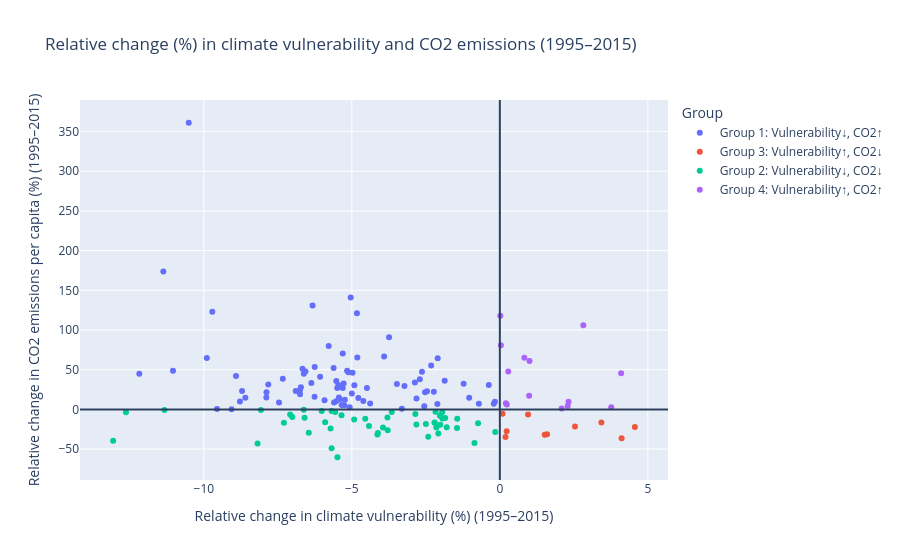

Notebook code for this chart:
### Markdown cell above
## Daten laden
Als erstes Schritt reproduzieren wir die Ergebnisse des Papers Grecequet et al. (2019), Select but diverse countries are reducing both climate vulnerability and CO₂ emissions

### Code cell
vuln = pd.read_csv("data/vulnerability.csv")
edgar = pd.read_csv("data/EDGAR_GHG_per_capita.csv").rename(columns={"EDGAR Country Code": "ISO3", "Country": "Name"})
START, END = 1995, 2015

def relative_change(df, start, end):
    out = df[["ISO3", "Name", str(start), str(end)]].copy()
    out["rel_change"] = (out[str(end)] - out[str(start)]) / out[str(start)] * 100
    return out[["ISO3", "Name", "rel_change"]]

# Relative Änderungen
v_rel = relative_change(vuln, START, END).rename(
    columns={"rel_change": "vuln_rel_pct"}
)
e_rel = relative_change(edgar, START, END).rename(
    columns={"rel_change": "emi_rel_pct"}
)

# Merge
df = v_rel.merge(e_rel, on=["ISO3", "Name"], how="inner").dropna()

# Gruppen wie im Paper (Quadranten)
def assign_group(vuln_x, emi_y):
    if vuln_x < 0 and emi_y > 0:
        return "Group 1: Vulnerability↓, CO2↑"
    if vuln_x < 0 and emi_y < 0:
        return "Group 2: Vulnerability↓, CO2↓"
    if vuln_x > 0 and emi_y < 0:
        return "Group 3: Vulnerability↑, CO2↓"
    if vuln_x > 0 and emi_y > 0:
        return "Group 4: Vulnerability↑, CO2↑"
    return "On axis (0-change)"

df["group"] = [assign_group(x, y) for x, y in zip(df["vuln_rel_pct"], df["emi_rel_pct"])]

# Interaktiver Plot
fig = px.scatter(
    df,
    x="vuln_rel_pct",
    y="emi_rel_pct",
    color="group",
    hover_name="Name",
    hover_data={
        "ISO3": True,
        "group": True,
        "emi_rel_pct": ":.2f",
        "vuln_rel_pct": ":.2f",
    },
    labels={
        "vuln_rel_pct": "Relative change in climate vulnerability (%) (1995–2015)",
        "emi_rel_pct": "Relative change in CO2 emissions per capita (%) (1995–2015)",
        "group": "Group"
    },
    title="Relative change (%) in climate vulnerability and CO2 emissions (1995–2015)"
)

# Null-Linien wie im Paper
fig.add_vline(x=0)
fig.add_hline(y=0)

# Optional: Achsenbereich etwas “paper-like” automatisch lassen (oder manuell setzen)
fig.show()

### Figure 1 — Plotly figure (JSON) as saved in the notebook; plotly's stock layout.template omitted (floating-point values rounded to 4 significant figures; data arrays with more than 128 entries replaced by an {"elided": "..."} marker saying what was removed)
{"data": [{"customdata": {"elided": "81x2 str values"}, "hovertemplate": "<b>%{hovertext}</b><br><br>Group=%{customdata[1]}<br>Relative change in climate vulnerability (%) (1995–2015)=%{x:.2f}<br>Relative change in CO2 emissions per capita (%) (1995–2015)=%{y:.2f}<br>ISO3=%{customdata[0]}<extra></extra>", "hovertext": ["Afghanistan", "Albania", "Algeria", "Argentina", "Armenia", "Azerbaijan", "Bangladesh", "Belarus", "Belize", "Bhutan", "Bosnia and Herzegovina", "Brazil", "Burkina Faso", "Cambodia", "Chile", "China", "Comoros", "Croatia", "Cuba", "Dominica", "Dominican Republic", "Ecuador", "Egypt", "El Salvador", "Equatorial Guinea", "Estonia", "Ethiopia", "Georgia", "Ghana", "Grenada", "Guatemala", "Guinea", "Guinea-Bissau", "Guyana", "Haiti", "Honduras", "Iceland", "India", "Indonesia", "Iraq", "Kazakhstan", "Kenya", "Kiribati", "Kyrgyzstan", "Latvia", "Lesotho", "Lithuania", "Malawi", "Malaysia", "Maldives", "Mali", "Mexico", "Mongolia", "Morocco", "Mozambique", "Namibia", "Nepal", "Nicaragua", "Niger", "Oman", "Pakistan", "Panama", "Paraguay", "Peru", "Philippines", "Saint Lucia", "Saint Vincent and the Grenadines", "Saudi Arabia", "Senegal", "Seychelles", "Sierra Leone", "South Africa", "Suriname", "Thailand", "Togo", "Trinidad and Tobago", "Tunisia", "Turkmenistan", "Uganda", "Uruguay", "Viet Nam"], "legendgroup": "Group 1: Vulnerability↓, CO2↑", "marker": {"color": "#636efa", "symbol": "circle"}, "mode": "markers", "name": "Group 1: Vulnerability↓, CO2↑", "orientation": "v", "showlegend": true, "x": [-4.78, -8.913, -5.6, -0.1654, -9.899, -9.556, -6.567, -4.381, -7.459, -3.478, -10.51, -8.708, -6.895, -5.306, -6.072, -5.039, -5.41, -2.527, -0.2059, -7.888, -1.223, -2.816, -5.277, -5.922, -3.742, -1.036, -6.757, -2.321, -3.91, -5.16, -6.367, -2.1, -3.31, -3.223, -2.459, -2.87, -6.259, -5.615, -4.976, -2.553, -9.064, -4.998, -5.781, -5.117, -5.438, -5.074, -6.72, -7.883, -5.307, -11.37, -2.704, -5.341, -12.18, -11.04, -2.63, -4.611, -8.78, -6.623, -2.111, -5.525, -6.749, -5.492, -8.598, -7.822, -5.235, -6.666, -7.331, -6.254, -2.23, -4.827, -0.7091, -5.256, -4.489, -1.864, -5.456, -6.326, -0.3733, -4.815, -4.914, -5.528, -9.713], "xaxis": "x", "y": [14.25, 42.2, 8.764, 9.627, 64.63, 0.3625, 47.73, 7.521, 8.587, 32.15, 361.1, 23.04, 23.11, 27.04, 41.13, 141.0, 12.73, 21.71, 6.973, 15.11, 32.39, 13.64, 32.76, 11.44, 90.97, 14.7, 24.25, 55.17, 66.55, 48.77, 33.13, 64.59, 0.9445, 29.52, 22.85, 33.99, 16.03, 52.13, 46.24, 4.04, 0.1721, 20.15, 79.92, 46.84, 15.03, 2.765, 27.83, 21.46, 70.38, 173.6, 37.86, 5.684, 45.04, 48.78, 47.48, 10.73, 10.02, 44.89, 6.894, 35.87, 19.2, 26.85, 14.7, 31.38, 12.02, 51.15, 38.51, 53.48, 22.34, 121.2, 7.011, 5.199, 27.09, 36.13, 30.89, 131.0, 30.76, 65.25, 30.33, 10.33, 123.1], "yaxis": "y", "type": "scatter"}, {"customdata": [["AGO", "Group 3: Vulnerability↑, CO2↓"], ["AUS", "Group 3: Vulnerability↑, CO2↓"], ["DJI", "Group 3: Vulnerability↑, CO2↓"], ["ERI", "Group 3: Vulnerability↑, CO2↓"], ["JPN", "Group 3: Vulnerability↑, CO2↓"], ["MDG", "Group 3: Vulnerability↑, CO2↓"], ["NLD", "Group 3: Vulnerability↑, CO2↓"], ["SWE", "Group 3: Vulnerability↑, CO2↓"], ["GBR", "Group 3: Vulnerability↑, CO2↓"], ["ZWE", "Group 3: Vulnerability↑, CO2↓"]], "hovertemplate": "<b>%{hovertext}</b><br><br>Group=%{customdata[1]}<br>Relative change in climate vulnerability (%) (1995–2015)=%{x:.2f}<br>Relative change in CO2 emissions per capita (%) (1995–2015)=%{y:.2f}<br>ISO3=%{customdata[0]}<extra></extra>", "hovertext": ["Angola", "Australia", "Djibouti", "Eritrea", "Japan", "Madagascar", "Netherlands", "Sweden", "United Kingdom", "Zimbabwe"], "legendgroup": "Group 3: Vulnerability↑, CO2↓", "marker": {"color": "#EF553B", "symbol": "circle"}, "mode": "markers", "name": "Group 3: Vulnerability↑, CO2↓", "orientation": "v", "showlegend": true, "x": [2.538, 0.08997, 1.517, 3.431, 0.9535, 0.2321, 4.561, 0.1904, 4.114, 1.595], "xaxis": "x", "y": [-21.67, -5.381, -31.79, -16.54, -6.534, -27.47, -22.21, -34.78, -36.3, -31.35], "yaxis": "y", "type": "scatter"}, {"customdata": [["ATG", "Group 2: Vulnerability↓, CO2↓"], ["AUT", "Group 2: Vulnerability↓, CO2↓"], ["BHS", "Group 2: Vulnerability↓, CO2↓"], ["BHR", "Group 2: Vulnerability↓, CO2↓"], ["BEL", "Group 2: Vulnerability↓, CO2↓"], ["BWA", "Group 2: Vulnerability↓, CO2↓"], ["BGR", "Group 2: Vulnerability↓, CO2↓"], ["CMR", "Group 2: Vulnerability↓, CO2↓"], ["CAN", "Group 2: Vulnerability↓, CO2↓"], ["COL", "Group 2: Vulnerability↓, CO2↓"], ["COG", "Group 2: Vulnerability↓, CO2↓"], ["CRI", "Group 2: Vulnerability↓, CO2↓"], ["CYP", "Group 2: Vulnerability↓, CO2↓"], ["DNK", "Group 2: Vulnerability↓, CO2↓"], ["FJI", "Group 2: Vulnerability↓, CO2↓"], ["FIN", "Group 2: Vulnerability↓, CO2↓"], ["GAB", "Group 2: Vulnerability↓, CO2↓"], ["DEU", "Group 2: Vulnerability↓, CO2↓"], ["GRC", "Group 2: Vulnerability↓, CO2↓"], ["HUN", "Group 2: Vulnerability↓, CO2↓"], ["IRL", "Group 2: Vulnerability↓, CO2↓"], ["JAM", "Group 2: Vulnerability↓, CO2↓"], ["JOR", "Group 2: Vulnerability↓, CO2↓"], ["KWT", "Group 2: Vulnerability↓, CO2↓"], ["LBN", "Group 2: Vulnerability↓, CO2↓"], ["LUX", "Group 2: Vulnerability↓, CO2↓"], ["MLT", "Group 2: Vulnerability↓, CO2↓"], ["MRT", "Group 2: Vulnerability↓, CO2↓"], ["NZL", "Group 2: Vulnerability↓, CO2↓"], ["NGA", "Group 2: Vulnerability↓, CO2↓"], ["NOR", "Group 2: Vulnerability↓, CO2↓"], ["PLW", "Group 2: Vulnerability↓, CO2↓"], ["POL", "Group 2: Vulnerability↓, CO2↓"], ["PRT", "Group 2: Vulnerability↓, CO2↓"], ["QAT", "Group 2: Vulnerability↓, CO2↓"], ["ROU", "Group 2: Vulnerability↓, CO2↓"], ["RWA", "Group 2: Vulnerability↓, CO2↓"], ["SGP", "Group 2: Vulnerability↓, CO2↓"], ["SVK", "Group 2: Vulnerability↓, CO2↓"], ["SVN", "Group 2: Vulnerability↓, CO2↓"], ["SOM", "Group 2: Vulnerability↓, CO2↓"], ["TJK", "Group 2: Vulnerability↓, CO2↓"], ["UKR", "Group 2: Vulnerability↓, CO2↓"], ["ARE", "Group 2: Vulnerability↓, CO2↓"], ["USA", "Group 2: Vulnerability↓, CO2↓"], ["UZB", "Group 2: Vulnerability↓, CO2↓"], ["VUT", "Group 2: Vulnerability↓, CO2↓"], ["YEM", "Group 2: Vulnerability↓, CO2↓"]], "hovertemplate": "<b>%{hovertext}</b><br><br>Group=%{customdata[1]}<br>Relative change in climate vulnerability (%) (1995–2015)=%{x:.2f}<br>Relative change in CO2 emissions per capita (%) (1995–2015)=%{y:.2f}<br>ISO3=%{customdata[0]}<extra></extra>", "hovertext": ["Antigua and Barbuda", "Austria", "Bahamas", "Bahrain", "Belgium", "Botswana", "Bulgaria", "Cameroon", "Canada", "Colombia", "Congo", "Costa Rica", "Cyprus", "Denmark", "Fiji", "Finland", "Gabon", "Germany", "Greece", "Hungary", "Ireland", "Jamaica", "Jordan", "Kuwait", "Lebanon", "Luxembourg", "Malta", "Mauritania", "New Zealand", "Nigeria", "Norway", "Palau", "Poland", "Portugal", "Qatar", "Romania", "Rwanda", "Singapore", "Slovakia", "Slovenia", "Somalia", "Tajikistan", "Ukraine", "United Arab Emirates", "United States", "Uzbekistan", "Vanuatu", "Yemen"], "legendgroup": "Group 2: Vulnerability↓, CO2↓", "marker": {"color": "#00cc96", "symbol": "circle"}, "mode": "markers", "name": "Group 2: Vulnerability↓, CO2↓", "orientation": "v", "showlegend": true, "x": [-2.174, -2.023, -1.795, -2.077, -3.947, -11.33, -6.018, -2.202, -1.948, -5.562, -5.349, -12.63, -1.942, -0.857, -6.597, -1.446, -5.682, -2.819, -0.7352, -4.921, -5.901, -4.118, -5.682, -7.294, -8.072, -3.788, -0.1527, -1.846, -4.547, -8.184, -2.854, -5.487, -2.498, -6.625, -3.652, -5.718, -6.455, -1.439, -4.421, -7.012, -4.135, -7.084, -13.06, -2.419, -2.012, -3.796, -2.203, -2.144], "xaxis": "x", "y": [-2.961, -7.953, -22.39, -30.21, -22.82, -0.7109, -2.138, -16.7, -3.479, -3.265, -7.407, -3.433, -11.33, -42.42, -10.42, -23.4, -48.94, -19.04, -17.58, -12.77, -16.07, -29.7, -2.096, -16.86, -0.8017, -26.2, -28.53, -10.8, -11.63, -43.08, -5.898, -60.27, -18.48, -0.5314, -3.175, -23.99, -29.47, -11.76, -20.83, -9.709, -31.77, -6.48, -39.54, -34.6, -19.43, -10.1, -16.63, -22.73], "yaxis": "y", "type": "scatter"}, {"customdata": [["BRB", "Group 4: Vulnerability↑, CO2↑"], ["BEN", "Group 4: Vulnerability↑, CO2↑"], ["BDI", "Group 4: Vulnerability↑, CO2↑"], ["CAF", "Group 4: Vulnerability↑, CO2↑"], ["TCD", "Group 4: Vulnerability↑, CO2↑"], ["LBR", "Group 4: Vulnerability↑, CO2↑"], ["MUS", "Group 4: Vulnerability↑, CO2↑"], ["PNG", "Group 4: Vulnerability↑, CO2↑"], ["WSM", "Group 4: Vulnerability↑, CO2↑"], ["SLB", "Group 4: Vulnerability↑, CO2↑"], ["LKA", "Group 4: Vulnerability↑, CO2↑"], ["TLS", "Group 4: Vulnerability↑, CO2↑"], ["TON", "Group 4: Vulnerability↑, CO2↑"], ["ZMB", "Group 4: Vulnerability↑, CO2↑"]], "hovertemplate": "<b>%{hovertext}</b><br><br>Group=%{customdata[1]}<br>Relative change in climate vulnerability (%) (1995–2015)=%{x:.2f}<br>Relative change in CO2 emissions per capita (%) (1995–2015)=%{y:.2f}<br>ISO3=%{customdata[0]}<extra></extra>", "hovertext": ["Barbados", "Benin", "Burundi", "Central African Republic", "Chad", "Liberia", "Mauritius", "Papua New Guinea", "Samoa", "Solomon Islands", "Sri Lanka", "Timor-Leste", "Tonga", "Zambia"], "legendgroup": "Group 4: Vulnerability↑, CO2↑", "marker": {"color": "#ab63fa", "symbol": "circle"}, "mode": "markers", "name": "Group 4: Vulnerability↑, CO2↑", "orientation": "v", "showlegend": true, "x": [2.321, 0.03577, 2.086, 2.293, 0.2834, 4.097, 0.01536, 0.9893, 0.8279, 0.203, 1.002, 2.819, 3.764, 0.2349], "xaxis": "x", "y": [9.544, 80.81, 1.233, 4.28, 47.69, 45.69, 118.0, 17.15, 64.99, 7.691, 60.94, 106.1, 2.811, 6.097], "yaxis": "y", "type": "scatter"}], "layout": {"xaxis": {"anchor": "y", "domain": [0.0, 1.0], "title": {"text": "Relative change in climate vulnerability (%) (1995–2015)"}}, "yaxis": {"anchor": "x", "domain": [0.0, 1.0], "title": {"text": "Relative change in CO2 emissions per capita (%) (1995–2015)"}}, "legend": {"title": {"text": "Group"}, "tracegroupgap": 0}, "title": {"text": "Relative change (%) in climate vulnerability and CO2 emissions (1995–2015)"}, "shapes": [{"type": "line", "x0": 0, "x1": 0, "xref": "x", "y0": 0, "y1": 1, "yref": "y domain"}, {"type": "line", "x0": 0, "x1": 1, "xref": "x domain", "y0": 0, "y1": 0, "yref": "y"}]}}
